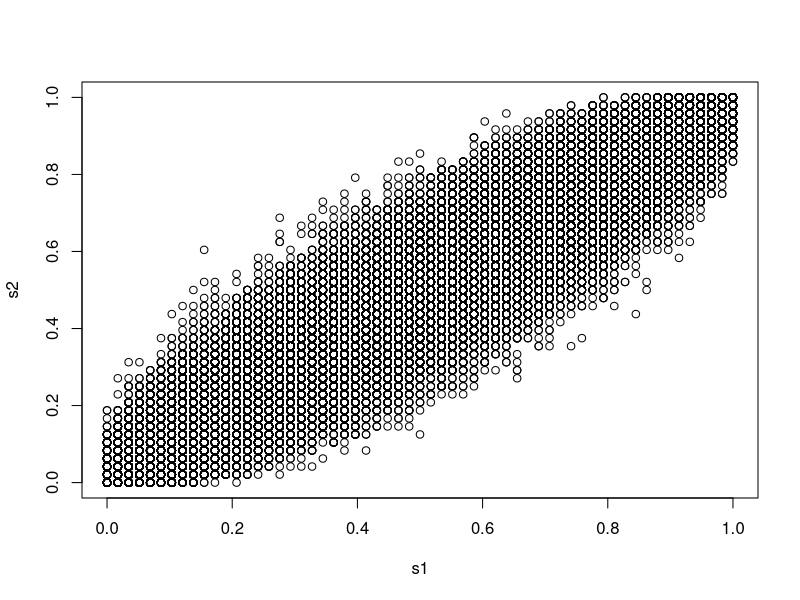
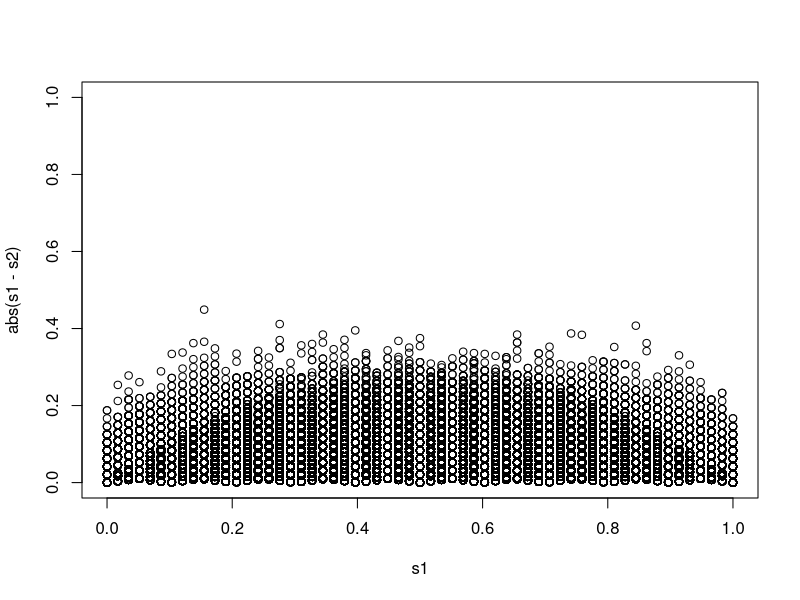
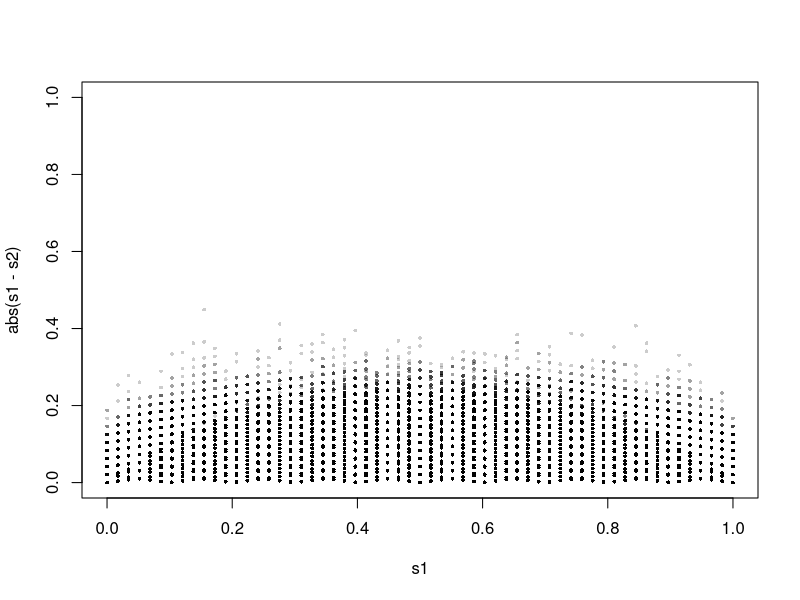
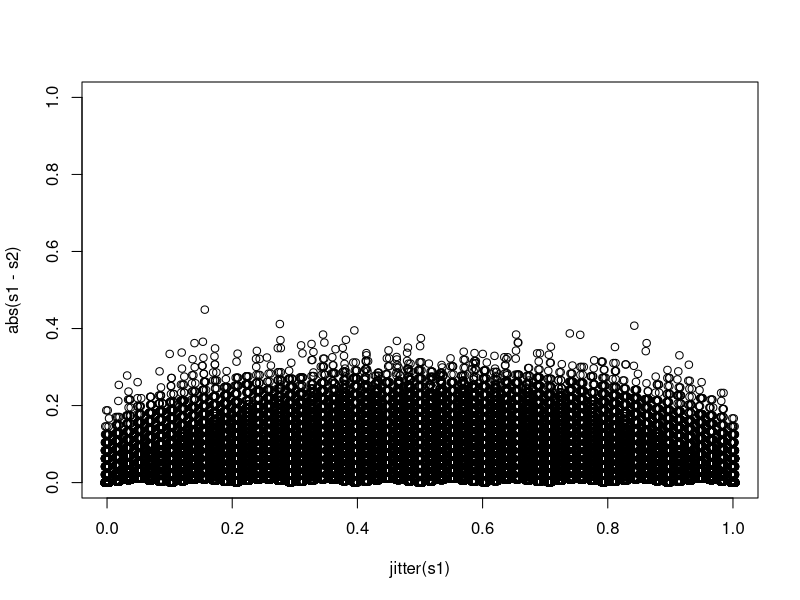
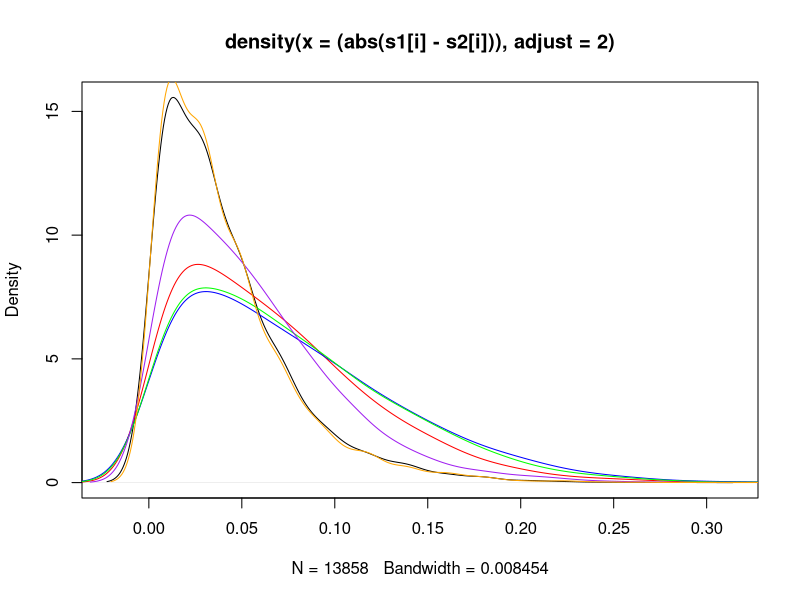

These charts were generated, in order, by the following R code:
n1 = 10000 # number of samples at each p
n2 = 20 # number of steps along p

p1 = seq(0,1, length.out=n2)
p2 = p1

ps <- numeric(n1*n2)
s1 <- p1
s2 <- s1

for(j in 1:n2){
	print(j)
	for(i in 1:n1){
		ps[(j-1)*n1 + i] <- p1[j]
		s1[(j-1)*n1 + i] <- mean(rbinom(58,1,p1[j]))
		s2[(j-1)*n1 + i] <- mean(rbinom(48,1,p2[j]))
	}
}

plot(s1, s2, xlim=c(0,1), ylim=c(0,1))

plot(s1, abs(s1-s2), xlim=c(0,1), ylim=c(0,1))
plot(s1, abs(s1-s2), xlim=c(0,1), ylim=c(0,1), pch=16, cex=0.5, col=rgb(0,0,0,0.2))

plot(jitter(s1), abs(s1-s2), xlim=c(0,1), ylim=c(0,1))


i <- s1 > 0 & s1 < 0.1
d1 <- density((abs(s1[i] - s2[i])), adjust=2)
i <- s1 > 0.2 & s1 < 0.3
d2 <- density((abs(s1[i] - s2[i])), adjust=2)
i <- s1 > 0.4 & s1 < 0.5
d3 <- density((abs(s1[i] - s2[i])), adjust=2)
i <- s1 > 0.6 & s1 < 0.7
d4 <- density((abs(s1[i] - s2[i])), adjust=2)
i <- s1 > 0.8 & s1 < 0.9
d5 <- density((abs(s1[i] - s2[i])), adjust=2)
i <- s1 > 0.9 & s1 < 1
d6 <- density((abs(s1[i] - s2[i])), adjust=2)



plot(d1)
lines(d2, col='red')
lines(d3, col='blue')
lines(d4, col='green')
lines(d5, col='purple')
lines(d6, col='orange')